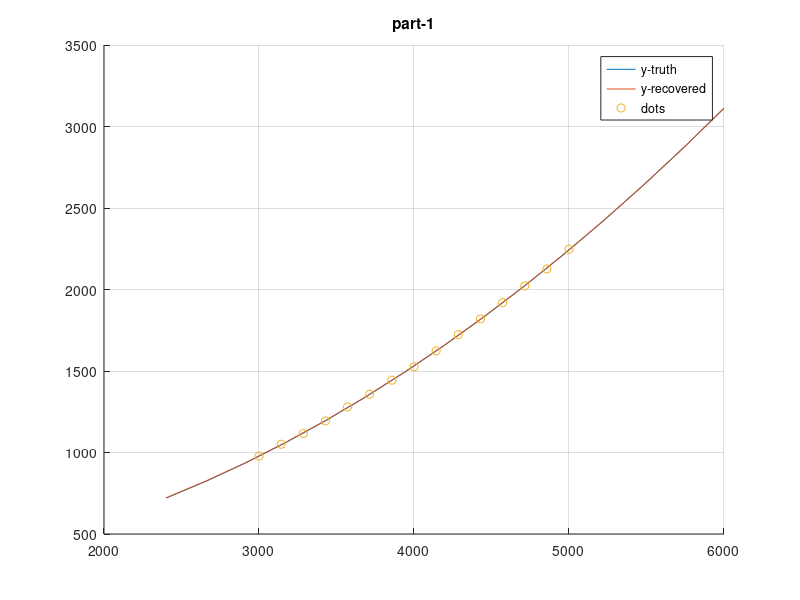
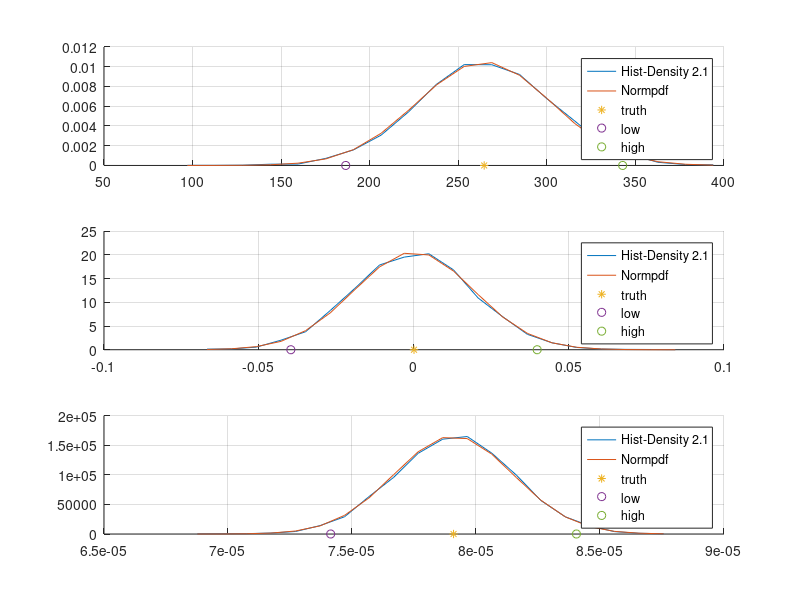
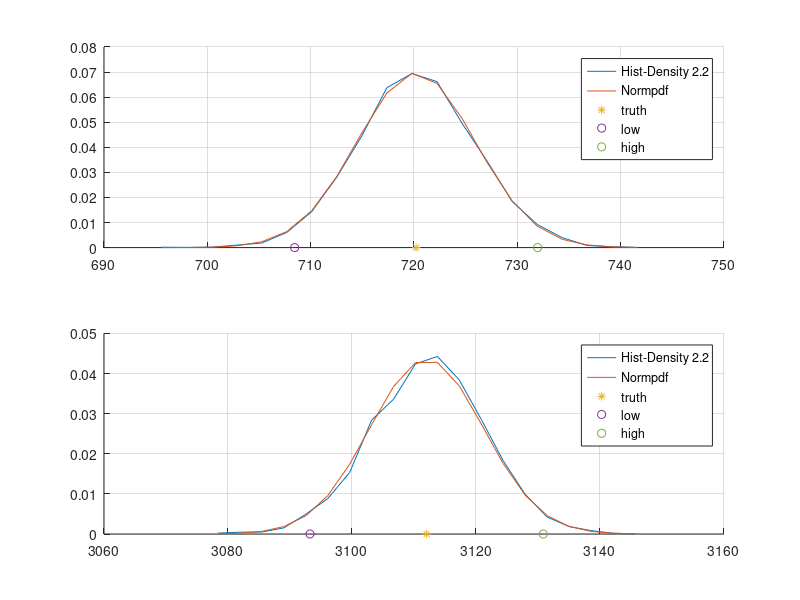
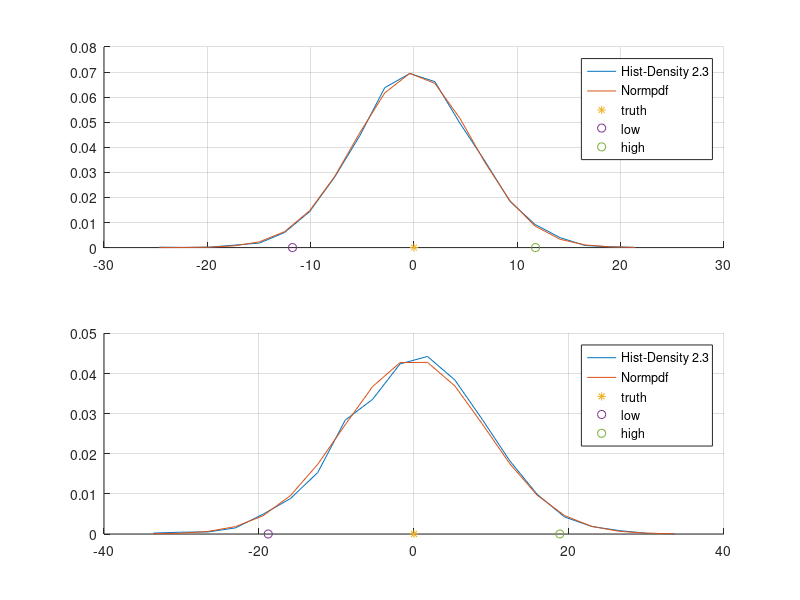

The MATLAB source for these figures, in order:
function prac9()
close all;
clear;
clc;

n=15;
Qmin=3000;
Qmax=5000;
betta_truth=[264.6178; 0; 7.9095*(10^(-5))];
k=length(betta_truth)-1;
De=10;
N=5000;

part_1(n,Qmin,Qmax,betta_truth,k,De);
part_2(n,Qmin,Qmax,betta_truth,k,De,N);

end

%part_1
function Qplan = build_plan(n,Qmin,Qmax)
Qplan = linspace(Qmin,Qmax,n)';
end

function X = build_plan_matrix(Qplan,k)
for i = 1:(k+1)
    X(:,i) = Qplan.^(i-1);
end    
end

function [Y,X,Y_truth]=generate_process_data(Qplan,betta_truth,De)
k=length(betta_truth)-1;
n=length(Qplan);
X = build_plan_matrix(Qplan,k);
for j=1:(k+1)
    for i=1:n
        Y_bord(i,j)=X(i,j).*betta_truth(j);
    end
end
Y_truth=sum(Y_bord,2);
Y=Y_truth+randn(n,1).*sqrt(De);
end

function part_1(n,Qmin,Qmax,betta_truth,k,De)

Qplan = build_plan(n,Qmin,Qmax);
[Y,X]=generate_process_data(Qplan,betta_truth,De);

betta_optimal = (((X') * X)^(-1)) * (X') * Y;
betta_truth
betta_optimal

%I-theoretical points for the interval E-theoretical points without any errors
%in measurment V-truth that we get by measuring with the mistake
QplanI = build_plan(n,0.8*Qmin,1.2*Qmax);
[YI,XI,Y_truthI]=generate_process_data(QplanI,betta_truth,De);
[YV,XV,Y_truthV]=generate_process_data(QplanI,betta_optimal,De);
figure(1);
title('part-1');
hold on;
grid on;
plot(QplanI,Y_truthI,QplanI,Y_truthV);
plot(Qplan,Y,'o');
legend('y-truth','y-recovered','dots');
hold off;
end

%part_2
function betta_optimal_MK = MonteKarloGen(N,Qplan, betta_truth, De)
for i =1:N
    [Y_MK(:,i), X_MK] = generate_process_data(Qplan, betta_truth, De);
    betta_optimal_MK_1 = (((X_MK') * X_MK)^(-1)) * (X_MK') * Y_MK(:,i);
    betta_optimal_MK(:,i)=betta_optimal_MK_1;
end
end

function varargout = hist_density(x, bin_count)
n1 = length(x); min_x = min(x); max_x = max(x);
dx = (max_x - min_x) / bin_count;
[counts, centers] = hist(x, bin_count);
density = (counts/n1)/dx;
if (nargout == 0)
    plot(centers, density);
else if (nargout == 2)
        varargout{1} = density;
        varargout{2} = centers;
    end
end
end

function part_2(n,Qmin,Qmax,betta_truth,k,De,N)
%2.1
Qplan = build_plan(n,Qmin,Qmax);
[Y,X,Y_truth]=generate_process_data(Qplan,betta_truth,De);
K=De*(((X')*X)^(-1));
DOKR=diag(K); %?????????? ?????? ????????????? ?????????

betta_optimal_MK = MonteKarloGen(N,Qplan, betta_truth, De); %variations of betta_optimal

figure(2);
num_of_betta_truth=length(betta_truth);
alpha=0.02;
for i=1:num_of_betta_truth
    [y,x]=hist_density(betta_optimal_MK(i,:),20);
    y1=normpdf(x,betta_truth(i),sqrt(DOKR(i)));
    interval=norminv([alpha,1-alpha],betta_truth(i),sqrt(DOKR(i)));
    subplot(3,1,i);
    hold on;
    grid on;
    plot(x,y,x,y1);
    plot(betta_truth(i),0,'*');
    plot(interval(1), 0,'o');
    plot(interval(2), 0,'o');
    legend('Hist-Density 2.1','Normpdf','truth','low','high');
    hold off;
end

%2.2
n22=length(Qplan);
Q22=[0.8*Qplan(1) 1.2*Qplan(n22)];
[Y_Q22,X_Q22,Y_truth_Q22]=generate_process_data(Q22,betta_truth,De);
X22=build_plan_matrix(Qplan,k);
K22=De*(((X22')*X22)^(-1));
for i=1:2
    D22(i)=X_Q22(i,:)*K22*((X_Q22(i,:))');
end

for i=1:N
[Y_N22(:,i),X_N22,Y_truth_N22(:,i)]=generate_process_data(Q22,betta_optimal_MK(:,i),De);
end

figure(3);
for i=1:2
    [y,x]=hist_density(Y_truth_N22(i,:),20);
    y1=normpdf(x,Y_truth_Q22(i),sqrt(D22(i)));
    interval=norminv([alpha,1-alpha],Y_truth_Q22(i),sqrt(D22(i)));
    subplot(2,1,i);
    hold on;
    grid on;
    plot(x,y,x,y1);
    plot(Y_truth_Q22(i),0,'*');
    plot(interval(1), 0,'o');
    plot(interval(2), 0,'o');
    legend('Hist-Density 2.2','Normpdf','truth','low','high');
    hold off;
end

%2.3
for i=1:N
    e_truth(:,i)=Y_truth_N22(:,i)-Y_truth_Q22;
end
figure(4);
for i=1:2
    [y,x]=hist_density(e_truth(i,:),20);
    y1=normpdf(x,0,sqrt(D22(i)));
    interval=norminv([alpha,1-alpha],0,sqrt(D22(i)));
    subplot(2,1,i);
    hold on;
    grid on;
    plot(x,y,x,y1);
    plot(0,0,'*');
    plot(interval(1), 0,'o');
    plot(interval(2), 0,'o');
    legend('Hist-Density 2.3','Normpdf','truth','low','high');
    hold off;
end

%2.4
for i=1:N
    e_prediction(:,i)=Y_truth_N22(:,i)-Y_Q22;
end
figure(5);
for i=1:2
    [y,x]=hist_density(e_prediction(i,:),20);
    y1=normpdf(x,0,sqrt(D22(i)+De));
    interval=norminv([alpha,1-alpha],0,sqrt(D22(i)+De));
    subplot(2,1,i);
    hold on;
    grid on;
    plot(x,y,x,y1);
    plot(0,0,'*');
    plot(interval(1), 0,'o');
    plot(interval(2), 0,'o');
    legend('Hist-Density 2.4','Normpdf','truth','low','high');
    hold off;
end

end